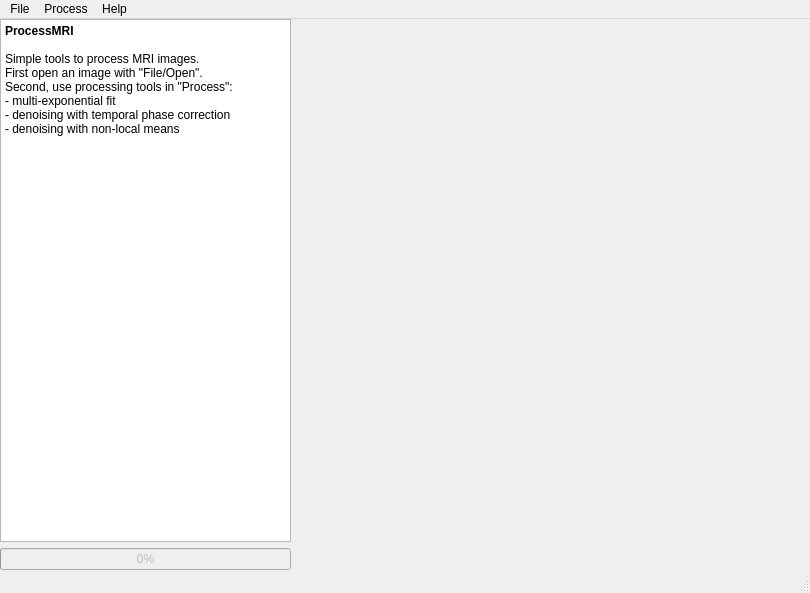
<?xml version="1.0" encoding="UTF-8"?>
<ui version="4.0">
 <class>MainView</class>
 <widget class="QMainWindow" name="MainView">
  <property name="enabled">
   <bool>true</bool>
  </property>
  <property name="geometry">
   <rect>
    <x>0</x>
    <y>0</y>
    <width>810</width>
    <height>593</height>
   </rect>
  </property>
  <property name="windowTitle">
   <string>ProcessMRI</string>
  </property>
  <widget class="QWidget" name="centralwidget">
   <property name="enabled">
    <bool>true</bool>
   </property>
   <widget class="QWidget" name="gridLayoutWidget">
    <property name="geometry">
     <rect>
      <x>0</x>
      <y>0</y>
      <width>291</width>
      <height>551</height>
     </rect>
    </property>
    <layout class="QGridLayout" name="gridLayout">
     <item row="3" column="0">
      <widget class="QProgressBar" name="progressBar">
       <property name="enabled">
        <bool>false</bool>
       </property>
       <property name="maximum">
        <number>100</number>
       </property>
       <property name="value">
        <number>0</number>
       </property>
       <property name="textVisible">
        <bool>true</bool>
       </property>
       <property name="invertedAppearance">
        <bool>false</bool>
       </property>
      </widget>
     </item>
     <item row="0" column="0">
      <widget class="QTextEdit" name="textEdit">
       <property name="acceptDrops">
        <bool>false</bool>
       </property>
       <property name="autoFillBackground">
        <bool>true</bool>
       </property>
       <property name="readOnly">
        <bool>true</bool>
       </property>
       <property name="html">
        <string>&lt;!DOCTYPE HTML PUBLIC &quot;-//W3C//DTD HTML 4.0//EN&quot; &quot;http://www.w3.org/TR/REC-html40/strict.dtd&quot;&gt;
&lt;html&gt;&lt;head&gt;&lt;meta name=&quot;qrichtext&quot; content=&quot;1&quot; /&gt;&lt;style type=&quot;text/css&quot;&gt;
p, li { white-space: pre-wrap; }
&lt;/style&gt;&lt;/head&gt;&lt;body style=&quot; font-family:'Sans Serif'; font-size:9pt; font-weight:400; font-style:normal;&quot;&gt;
&lt;p style=&quot; margin-top:0px; margin-bottom:0px; margin-left:0px; margin-right:0px; -qt-block-indent:0; text-indent:0px;&quot;&gt;&lt;span style=&quot; font-weight:600;&quot;&gt;ProcessMRI&lt;/span&gt;&lt;/p&gt;
&lt;p style=&quot;-qt-paragraph-type:empty; margin-top:0px; margin-bottom:0px; margin-left:0px; margin-right:0px; -qt-block-indent:0; text-indent:0px;&quot;&gt;&lt;br /&gt;&lt;/p&gt;
&lt;p style=&quot; margin-top:0px; margin-bottom:0px; margin-left:0px; margin-right:0px; -qt-block-indent:0; text-indent:0px;&quot;&gt;Simple tools to process MRI images.&lt;/p&gt;
&lt;p style=&quot; margin-top:0px; margin-bottom:0px; margin-left:0px; margin-right:0px; -qt-block-indent:0; text-indent:0px;&quot;&gt;First open an image with &amp;quot;File/Open&amp;quot;.&lt;/p&gt;
&lt;p style=&quot; margin-top:0px; margin-bottom:0px; margin-left:0px; margin-right:0px; -qt-block-indent:0; text-indent:0px;&quot;&gt;Second, use processing tools in &amp;quot;Process&amp;quot;:&lt;/p&gt;
&lt;p style=&quot; margin-top:0px; margin-bottom:0px; margin-left:0px; margin-right:0px; -qt-block-indent:0; text-indent:0px;&quot;&gt;- multi-exponential fit&lt;/p&gt;
&lt;p style=&quot; margin-top:0px; margin-bottom:0px; margin-left:0px; margin-right:0px; -qt-block-indent:0; text-indent:0px;&quot;&gt;- denoising with temporal phase correction&lt;/p&gt;
&lt;p style=&quot; margin-top:0px; margin-bottom:0px; margin-left:0px; margin-right:0px; -qt-block-indent:0; text-indent:0px;&quot;&gt;- denoising with non-local means&lt;/p&gt;&lt;/body&gt;&lt;/html&gt;</string>
       </property>
      </widget>
     </item>
    </layout>
   </widget>
  </widget>
  <widget class="QMenuBar" name="menubar">
   <property name="geometry">
    <rect>
     <x>0</x>
     <y>0</y>
     <width>810</width>
     <height>20</height>
    </rect>
   </property>
   <widget class="QMenu" name="menuFile">
    <property name="title">
     <string>File</string>
    </property>
    <widget class="QMenu" name="menuOpen">
     <property name="title">
      <string>Open</string>
     </property>
     <addaction name="actionBruker_directory"/>
     <addaction name="actionNifti"/>
    </widget>
    <addaction name="menuOpen"/>
    <addaction name="actionSave"/>
    <addaction name="separator"/>
    <addaction name="actionExit"/>
   </widget>
   <widget class="QMenu" name="menuProcess">
    <property name="title">
     <string>Process</string>
    </property>
    <addaction name="actionExponential_fitting"/>
    <addaction name="actionDenoising_TPC"/>
    <addaction name="actionDenoising_NL_means"/>
   </widget>
   <widget class="QMenu" name="menuHelp">
    <property name="title">
     <string>Help</string>
    </property>
    <addaction name="actionUser_manual_FR"/>
   </widget>
   <addaction name="menuFile"/>
   <addaction name="menuProcess"/>
   <addaction name="menuHelp"/>
  </widget>
  <widget class="QStatusBar" name="statusbar"/>
  <action name="actionSave">
   <property name="text">
    <string>Save</string>
   </property>
  </action>
  <action name="actionExit">
   <property name="text">
    <string>Exit</string>
   </property>
  </action>
  <action name="actionBruker_directory">
   <property name="text">
    <string>Bruker directory</string>
   </property>
  </action>
  <action name="actionNifti">
   <property name="text">
    <string>Nifti</string>
   </property>
  </action>
  <action name="actionExponential_fitting">
   <property name="text">
    <string>Exponential fitting</string>
   </property>
  </action>
  <action name="actionDenoising_TPC">
   <property name="text">
    <string>Denoising TPC</string>
   </property>
  </action>
  <action name="actionDenoising_NL_means">
   <property name="text">
    <string>Denoising NL-means</string>
   </property>
  </action>
  <action name="actionUser_manual_FR">
   <property name="text">
    <string>User manual (FR)</string>
   </property>
  </action>
 </widget>
 <resources/>
 <connections/>
</ui>
